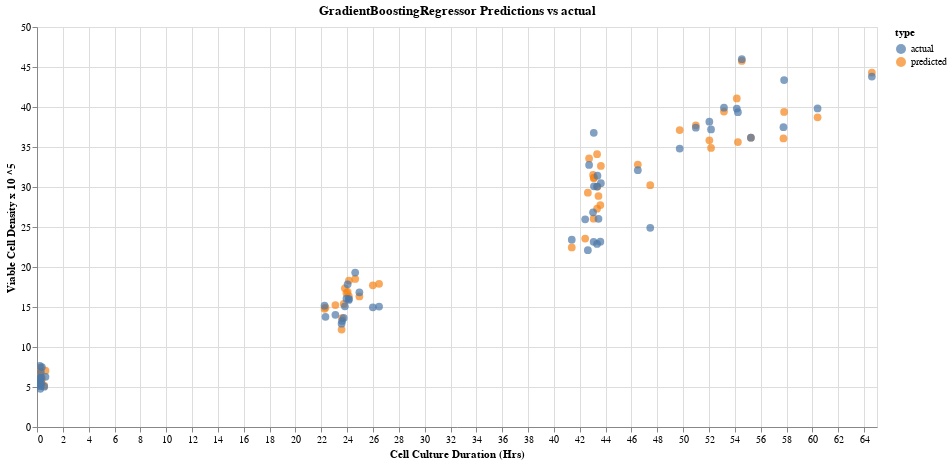

Notebook source saved alongside this figure:
### Code cell
chart2

### Figure 1 — Vega-Lite specification as saved in the notebook (floating-point values rounded to 4 significant figures)
{"config": {"view": {"continuousWidth": 400, "continuousHeight": 300}}, "data": {"name": "data-913275a037ddb28de983af61dec94764"}, "mark": {"type": "circle", "size": 60}, "encoding": {"color": {"type": "nominal", "field": "type"}, "tooltip": [{"type": "nominal", "field": "type"}, {"type": "quantitative", "field": "VCD"}, {"type": "quantitative", "field": "duration"}, {"type": "quantitative", "field": "Process_lot"}], "x": {"type": "quantitative", "field": "duration", "title": "Cell Culture Duration (Hrs)"}, "y": {"type": "quantitative", "field": "VCD", "title": "Viable Cell Density x 10 ^5"}}, "height": 400, "selection": {"selector001": {"type": "interval", "bind": "scales", "encodings": ["x", "y"]}}, "title": "GradientBoostingRegressor Predictions vs actual", "width": 840, "$schema": "https://vega.github.io/schema/vega-lite/v4.8.1.json", "datasets": {"data-913275a037ddb28de983af61dec94764": [{"type": "predicted", "VCD": 31.18, "duration": 43.1, "Process_lot": 8044000000.0}, {"type": "predicted", "VCD": 37.71, "duration": 50.98, "Process_lot": 8044000000.0}, {"type": "predicted", "VCD": 5.16, "duration": 0.5614, "Process_lot": 8044000000.0}, {"type": "predicted", "VCD": 22.44, "duration": 41.38, "Process_lot": 8044000000.0}, {"type": "predicted", "VCD": 18.5, "duration": 24.62, "Process_lot": 8044000000.0}, {"type": "predicted", "VCD": 6.094, "duration": 0.3789, "Process_lot": 8044000000.0}, {"type": "predicted", "VCD": 27.74, "duration": 43.59, "Process_lot": 8044000000.0}, {"type": "predicted", "VCD": 14.92, "duration": 22.32, "Process_lot": 8044000000.0}, {"type": "predicted", "VCD": 44.31, "duration": 64.6, "Process_lot": 8044000000.0}, {"type": "predicted", "VCD": 5.621, "duration": 0.2653, "Process_lot": 8044000000.0}, {"type": "predicted", "VCD": 35.84, "duration": 52.03, "Process_lot": 8044000000.0}, {"type": "predicted", "VCD": 17.71, "duration": 25.99, "Process_lot": 8044000000.0}, {"type": "predicted", "VCD": 31.51, "duration": 43.03, "Process_lot": 8044000000.0}, {"type": "predicted", "VCD": 6.305, "duration": 0.2208, "Process_lot": 8044000000.0}, {"type": "predicted", "VCD": 34.1, "duration": 43.34, "Process_lot": 8044000000.0}, {"type": "predicted", "VCD": 13.62, "duration": 23.61, "Process_lot": 8044000000.0}, {"type": "predicted", "VCD": 41.07, "duration": 54.15, "Process_lot": 8044000000.0}, {"type": "predicted", "VCD": 15.38, "duration": 23.73, "Process_lot": 8044000000.0}, {"type": "predicted", "VCD": 16.91, "duration": 24.04, "Process_lot": 8044000000.0}, {"type": "predicted", "VCD": 37.11, "duration": 49.73, "Process_lot": 8044000000.0}, {"type": "predicted", "VCD": 34.88, "duration": 52.16, "Process_lot": 8044000000.0}, {"type": "predicted", "VCD": 27.29, "duration": 43.34, "Process_lot": 8044000000.0}, {"type": "predicted", "VCD": 26.04, "duration": 43.07, "Process_lot": 8044000000.0}, {"type": "predicted", "VCD": 35.61, "duration": 54.24, "Process_lot": 8044000000.0}, {"type": "predicted", "VCD": 16.36, "duration": 24.13, "Process_lot": 8044000000.0}, {"type": "predicted", "VCD": 7.426, "duration": 0.2972, "Process_lot": 8044000000.0}, {"type": "predicted", "VCD": 39.42, "duration": 53.16, "Process_lot": 8044000000.0}, {"type": "predicted", "VCD": 32.81, "duration": 46.49, "Process_lot": 8044000000.0}, {"type": "predicted", "VCD": 17.9, "duration": 26.47, "Process_lot": 8044000000.0}, {"type": "predicted", "VCD": 5.783, "duration": 0.3425, "Process_lot": 8044000000.0}, {"type": "predicted", "VCD": 12.18, "duration": 23.57, "Process_lot": 8044000000.0}, {"type": "predicted", "VCD": 31.11, "duration": 43.08, "Process_lot": 8044000000.0}, {"type": "predicted", "VCD": 32.63, "duration": 43.63, "Process_lot": 8044000000.0}, {"type": "predicted", "VCD": 15.24, "duration": 23.09, "Process_lot": 8044000000.0}, {"type": "predicted", "VCD": 18.31, "duration": 24.14, "Process_lot": 8044000000.0}, {"type": "predicted", "VCD": 6.287, "duration": 0.3097, "Process_lot": 8044000000.0}, {"type": "predicted", "VCD": 6.475, "duration": 0.2097, "Process_lot": 8044000000.0}, {"type": "predicted", "VCD": 28.87, "duration": 43.45, "Process_lot": 8044000000.0}, {"type": "predicted", "VCD": 36.16, "duration": 55.24, "Process_lot": 8044000000.0}, {"type": "predicted", "VCD": 36.06, "duration": 57.76, "Process_lot": 8044000000.0}, {"type": "predicted", "VCD": 23.56, "duration": 42.42, "Process_lot": 8044000000.0}, {"type": "predicted", "VCD": 30.06, "duration": 43.37, "Process_lot": 8044000000.0}, {"type": "predicted", "VCD": 6.935, "duration": 0.2508, "Process_lot": 8044000000.0}, {"type": "predicted", "VCD": 17.34, "duration": 23.82, "Process_lot": 8044000000.0}, {"type": "predicted", "VCD": 30.23, "duration": 47.45, "Process_lot": 8044000000.0}, {"type": "predicted", "VCD": 39.38, "duration": 57.81, "Process_lot": 8044000000.0}, {"type": "predicted", "VCD": 7.037, "duration": 0.6567, "Process_lot": 8044000000.0}, {"type": "predicted", "VCD": 29.29, "duration": 42.63, "Process_lot": 8044000000.0}, {"type": "predicted", "VCD": 45.76, "duration": 54.54, "Process_lot": 8044000000.0}, {"type": "predicted", "VCD": 38.71, "duration": 60.4, "Process_lot": 8044000000.0}, {"type": "predicted", "VCD": 5.36, "duration": 0.2417, "Process_lot": 8044000000.0}, {"type": "predicted", "VCD": 16.32, "duration": 24.95, "Process_lot": 8044000000.0}, {"type": "predicted", "VCD": 5.722, "duration": 0.2714, "Process_lot": 8044000000.0}, {"type": "predicted", "VCD": 6.608, "duration": 0.2225, "Process_lot": 8044000000.0}, {"type": "predicted", "VCD": 14.77, "duration": 22.25, "Process_lot": 8044000000.0}, {"type": "predicted", "VCD": 16.73, "duration": 23.95, "Process_lot": 8044000000.0}, {"type": "predicted", "VCD": 33.57, "duration": 42.72, "Process_lot": 8044000000.0}, {"type": "actual", "VCD": 30.08, "duration": 43.1, "Process_lot": 8044000000.0}, {"type": "actual", "VCD": 37.42, "duration": 50.98, "Process_lot": 8044000000.0}, {"type": "actual", "VCD": 5.04, "duration": 0.5614, "Process_lot": 8044000000.0}, {"type": "actual", "VCD": 23.42, "duration": 41.38, "Process_lot": 8044000000.0}, {"type": "actual", "VCD": 19.3, "duration": 24.62, "Process_lot": 8044000000.0}, {"type": "actual", "VCD": 7.49, "duration": 0.3789, "Process_lot": 8044000000.0}, {"type": "actual", "VCD": 23.17, "duration": 43.59, "Process_lot": 8044000000.0}, {"type": "actual", "VCD": 13.77, "duration": 22.32, "Process_lot": 8044000000.0}, {"type": "actual", "VCD": 43.8, "duration": 64.6, "Process_lot": 8044000000.0}, {"type": "actual", "VCD": 5.1, "duration": 0.2653, "Process_lot": 8044000000.0}, {"type": "actual", "VCD": 38.17, "duration": 52.03, "Process_lot": 8044000000.0}, {"type": "actual", "VCD": 14.96, "duration": 25.99, "Process_lot": 8044000000.0}, {"type": "actual", "VCD": 26.84, "duration": 43.03, "Process_lot": 8044000000.0}, {"type": "actual", "VCD": 5.94, "duration": 0.2208, "Process_lot": 8044000000.0}, {"type": "actual", "VCD": 30.06, "duration": 43.34, "Process_lot": 8044000000.0}, {"type": "actual", "VCD": 13.26, "duration": 23.61, "Process_lot": 8044000000.0}, {"type": "actual", "VCD": 39.81, "duration": 54.15, "Process_lot": 8044000000.0}, {"type": "actual", "VCD": 13.63, "duration": 23.73, "Process_lot": 8044000000.0}, {"type": "actual", "VCD": 17.84, "duration": 24.04, "Process_lot": 8044000000.0}, {"type": "actual", "VCD": 34.8, "duration": 49.73, "Process_lot": 8044000000.0}, {"type": "actual", "VCD": 37.2, "duration": 52.16, "Process_lot": 8044000000.0}, {"type": "actual", "VCD": 22.88, "duration": 43.34, "Process_lot": 8044000000.0}, {"type": "actual", "VCD": 23.15, "duration": 43.07, "Process_lot": 8044000000.0}, {"type": "actual", "VCD": 39.35, "duration": 54.24, "Process_lot": 8044000000.0}, {"type": "actual", "VCD": 15.88, "duration": 24.13, "Process_lot": 8044000000.0}, {"type": "actual", "VCD": 6.85, "duration": 0.2972, "Process_lot": 8044000000.0}, {"type": "actual", "VCD": 39.91, "duration": 53.16, "Process_lot": 8044000000.0}, {"type": "actual", "VCD": 32.1, "duration": 46.49, "Process_lot": 8044000000.0}, {"type": "actual", "VCD": 15.05, "duration": 26.47, "Process_lot": 8044000000.0}, {"type": "actual", "VCD": 5.46, "duration": 0.3425, "Process_lot": 8044000000.0}, {"type": "actual", "VCD": 12.91, "duration": 23.57, "Process_lot": 8044000000.0}, {"type": "actual", "VCD": 36.77, "duration": 43.08, "Process_lot": 8044000000.0}, {"type": "actual", "VCD": 30.48, "duration": 43.63, "Process_lot": 8044000000.0}, {"type": "actual", "VCD": 14.03, "duration": 23.09, "Process_lot": 8044000000.0}, {"type": "actual", "VCD": 16.02, "duration": 24.14, "Process_lot": 8044000000.0}, {"type": "actual", "VCD": 6.15, "duration": 0.3097, "Process_lot": 8044000000.0}, {"type": "actual", "VCD": 6.15, "duration": 0.2097, "Process_lot": 8044000000.0}, {"type": "actual", "VCD": 26.03, "duration": 43.45, "Process_lot": 8044000000.0}, {"type": "actual", "VCD": 36.17, "duration": 55.24, "Process_lot": 8044000000.0}, {"type": "actual", "VCD": 37.48, "duration": 57.76, "Process_lot": 8044000000.0}, {"type": "actual", "VCD": 25.96, "duration": 42.42, "Process_lot": 8044000000.0}, {"type": "actual", "VCD": 31.41, "duration": 43.37, "Process_lot": 8044000000.0}, {"type": "actual", "VCD": 4.77, "duration": 0.2508, "Process_lot": 8044000000.0}, {"type": "actual", "VCD": 15.09, "duration": 23.82, "Process_lot": 8044000000.0}, {"type": "actual", "VCD": 24.9, "duration": 47.45, "Process_lot": 8044000000.0}, {"type": "actual", "VCD": 43.37, "duration": 57.81, "Process_lot": 8044000000.0}, {"type": "actual", "VCD": 6.27, "duration": 0.6567, "Process_lot": 8044000000.0}, {"type": "actual", "VCD": 22.1, "duration": 42.63, "Process_lot": 8044000000.0}, {"type": "actual", "VCD": 45.98, "duration": 54.54, "Process_lot": 8044000000.0}, {"type": "actual", "VCD": 39.82, "duration": 60.4, "Process_lot": 8044000000.0}, {"type": "actual", "VCD": 5.41, "duration": 0.2417, "Process_lot": 8044000000.0}, {"type": "actual", "VCD": 16.84, "duration": 24.95, "Process_lot": 8044000000.0}, {"type": "actual", "VCD": 5.17, "duration": 0.2714, "Process_lot": 8044000000.0}, {"type": "actual", "VCD": 7.64, "duration": 0.2225, "Process_lot": 8044000000.0}, {"type": "actual", "VCD": 15.16, "duration": 22.25, "Process_lot": 8044000000.0}, {"type": "actual", "VCD": 16.04, "duration": 23.95, "Process_lot": 8044000000.0}, {"type": "actual", "VCD": 32.76, "duration": 42.72, "Process_lot": 8044000000.0}]}}
